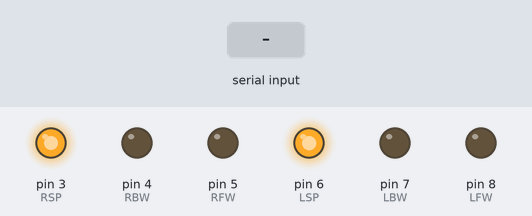
Recording of a sketch running on a simulated Arduino Uno, built with avr-gcc and run on an emulated ATmega328P. Parts: output pins drawn as LEDs (lit = HIGH). The inputs (shaded band) are chosen by the test bench.

Above: at 1.2 s.
1.3 s: "w" received over the second serial link
At 2.5 s:
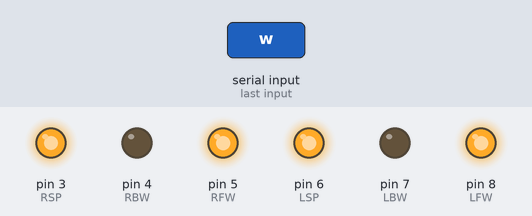
2.8 s: "x" received over the second serial link
At 3.6 s:
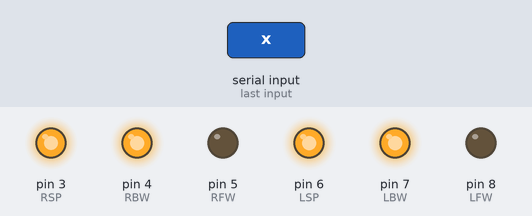
4.3 s: "a" received over the second serial link
At 4.8 s:
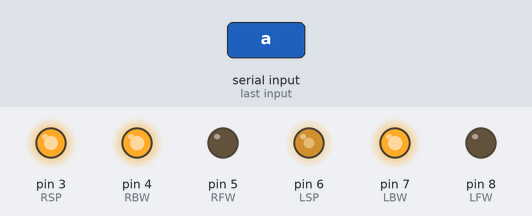
5.8 s: "d" received over the second serial link
At 7.0 s:
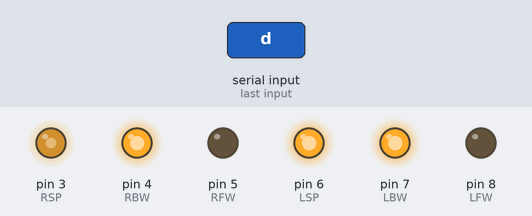
7.3 s: "s" received over the second serial link
At 8.3 s:
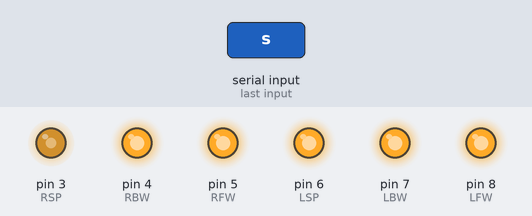
8.8 s: "q" received over the second serial link
At 9.4 s:
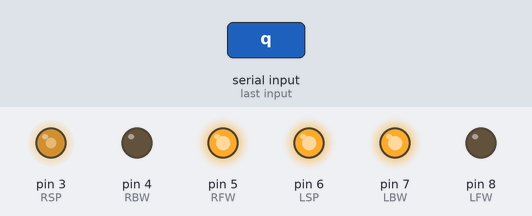
Timing chart, 0 to 11.3 s (numbered marks = the images above; inputs shaded):
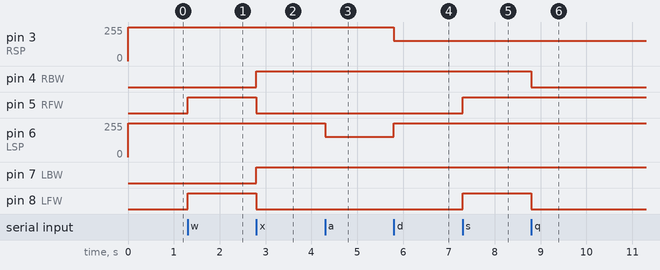

Measured:
- after the input at 1.3 s, pin 5 (RFW), pin 8 (LFW): LOW → HIGH at once
- after the input at 2.8 s, pin 4 (RBW), pin 7 (LBW): LOW → HIGH at once; pin 5 (RFW), pin 8 (LFW): HIGH → LOW at once
- after the input at 4.3 s, pin 6 (LSP): 255/255 → 153/255 at once
- after the input at 5.8 s, pin 3 (RSP): 252/255 → 151/255 at once; pin 6 (LSP): 153/255 → 255/255 at once
- after the input at 7.3 s, pin 5 (RFW), pin 8 (LFW): LOW → HIGH at once
- after the input at 8.8 s, pin 4 (RBW), pin 8 (LFW): HIGH → LOW at once

The sketch:

ABRC.ino
```cpp
/*
William Liu Aug 18 2020

 This program tests:
 1.receive bluetooth command to control the car moves
   forward
   backward
   turn left
   turn right
   stop
 */
#define RSP 3  //Right Speed(ENA ,PWM)
#define LSP 6  //Left Speed(ENB ,PWM)

#define RFW 5  // Right Foward (IN2 ,Clock Wise)
#define RBW 4 // Right Backward (IN1 ,Counter Clock Wise)

#define LFW 8 //Left Foward (IN3 ,Counter Clock Wise)
#define LBW 7 //Left Backward (IN4, ClockWise)
#define DEBUG 0
#include <stdlib.h>
#include <SoftwareSerial.h>
SoftwareSerial mySerial(10, 11); // use software UART RX, TX ,so that we can hot update firmware
int lspeedval=255;
int rspeedval=252;
int lturnspeed = 60;
int rturnspeed = 60;
bool rfw,rbw,lfw,lbw;
void setup() {
  #if DEBUG == 1
  Serial.begin(9600);
  #else
  mySerial.begin(38400); //baud rate of our bluetooth board is 38400
  #endif
  pinMode(RSP,OUTPUT);
  pinMode(RFW,OUTPUT);
  pinMode(RBW,OUTPUT);

  pinMode(LSP,OUTPUT);
  pinMode(LBW,OUTPUT);
  pinMode(LFW,OUTPUT);

  analogWrite(RSP,rspeedval);
  analogWrite(LSP,lspeedval);
}

//foward H,L,H,L
//backward L,H,L,H
//stop H,H,H,H
void direct_con(bool lfw, bool lbw,bool rfw,bool rbw)
{
  digitalWrite(LFW,lfw);
  digitalWrite(LBW,lbw);
  digitalWrite(RFW,rfw);
  digitalWrite(RBW,rbw);
}

void speed_con(int lspeedval,int rspeedval)
{
  analogWrite(RSP,rspeedval);
  analogWrite(LSP,lspeedval);
}
void loop()
{
  char command[1];
  int ft_value;

  #if DEBUG == 1
  if(Serial.available())
  #else
  if(mySerial.available())
  #endif
  {
    #if DEBUG == 1
    command[0]=Serial.read();
    #else
    command[0]=mySerial.read();
    #endif

    if (command[0]=='w')
    {
      direct_con(HIGH,LOW,HIGH,LOW);
      speed_con(lspeedval,rspeedval);
    }
    else if(command[0]=='x')
    {
      direct_con(LOW,HIGH,LOW,HIGH);
      speed_con(lspeedval,rspeedval);
    }
    else if(command[0]=='a')
    {
      speed_con(lspeedval*lturnspeed/100,rspeedval);
    }
    else if(command[0]=='d')
    {
      speed_con(lspeedval,rspeedval*rturnspeed/100);
    }
    else if(command[0]=='s')
    {
      direct_con(HIGH,HIGH,HIGH,HIGH);
    }
    else if(command[0]=='q')
    {
      direct_con(LOW,HIGH,HIGH,LOW);
    }
    else if(command[0]=='e')
    {
      direct_con(HIGH,LOW,LOW,HIGH);
    }
    else //finetune car goes straight
    {
      ft_value = (int)command[0];
      //A~M leftspeed - 1 ~ 13
      if(ft_value >= 65 and ft_value <= 77)
      {
        ft_value -= 64;
        speed_con(lspeedval-ft_value ,rspeedval);
      }
      //N~Z rightspeed - 1 ~ 13
      else if(ft_value >= 78 and ft_value <= 90)
      {
        ft_value -= 77;
        speed_con(lspeedval , rspeedval-ft_value);
      }
    }
  }
}
```
